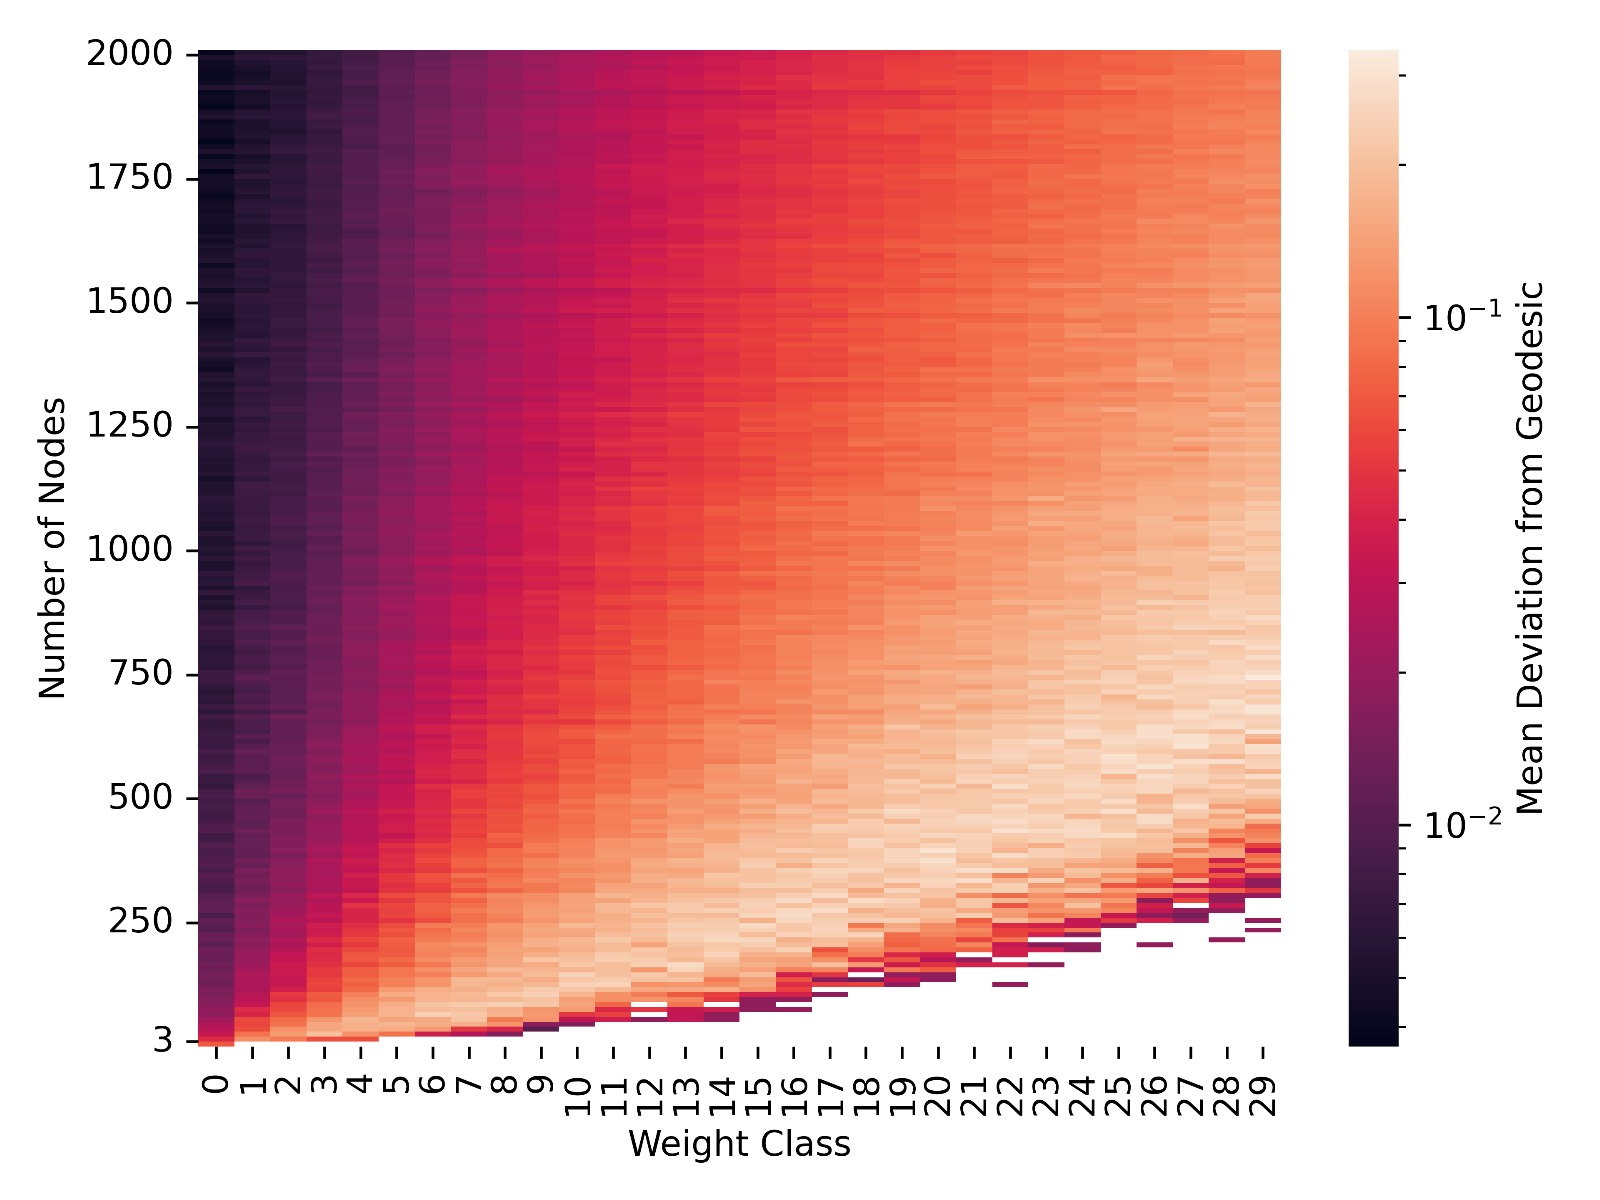

Source code (Python):
import numpy as np
import matplotlib.pyplot as plt
import os
import pickle
from tqdm import tqdm
import seaborn as sns
from matplotlib.ticker import MultipleLocator
from matplotlib.colors import LogNorm, Normalize
import matplotlib as mpl

mpl.rcParams['figure.dpi'] = 600

# GET DATA

experiment_dir = "weight_heatmap"

# Get path to data
path = os.getcwd().split("src")[0]
data_dir = os.fsencode(f"{path}/results/{experiment_dir}")

max_collection = 30  # stop collecting data for anything above this collection
collection_range = range(max_collection)

extract_data = []

for file in tqdm(os.listdir(data_dir)):

    file = file.decode("utf-8")
    if "x201" not in file:
        continue

    with open(f"{path}results/{experiment_dir}/{file}", 'rb') as pickle_file:
        data = pickle.load(pickle_file)

    deviations = []
    for df in data:
        deviations_temp = []

        for weight in collection_range:
            relevant_rows = df.query(f"weight == {weight}")
            x2_sum = np.square(relevant_rows.x_poses).sum()
            if len(relevant_rows.index) == 0:
                x_std = 0
            else:
                x_std = np.sqrt(x2_sum) / len(relevant_rows.index)

            deviations_temp.append(x_std)

        del df
        deviations.append(deviations_temp)

    extract_data.append(deviations)

stds = np.array(extract_data)
stds_mean = np.mean(stds, axis= 0)
stds_err = np.std(stds, axis= 0)
stds_err /= np.sqrt(2)

stds_mean[stds_mean == 0] = np.nan



ax = sns.heatmap(stds_mean, xticklabels=collection_range, norm=LogNorm(),
                 cbar_kws={'label': 'Mean Deviation from Geodesic'})

ax.set_xlabel('Weight Class')
ax.set_ylabel('Number of Nodes')

ax.set_yticks([1, 25, 50, 75, 100, 125, 150, 175, 200])
ax.set_yticklabels([3, 250, 500, 750, 1000, 1250, 1500, 1750, 2000], minor=False)

ax.set_xticklabels(np.linspace(0, max_collection - 1, max_collection).astype(int),
                   minor=False)

ax.invert_yaxis()
plt.tight_layout()
plt.show()
